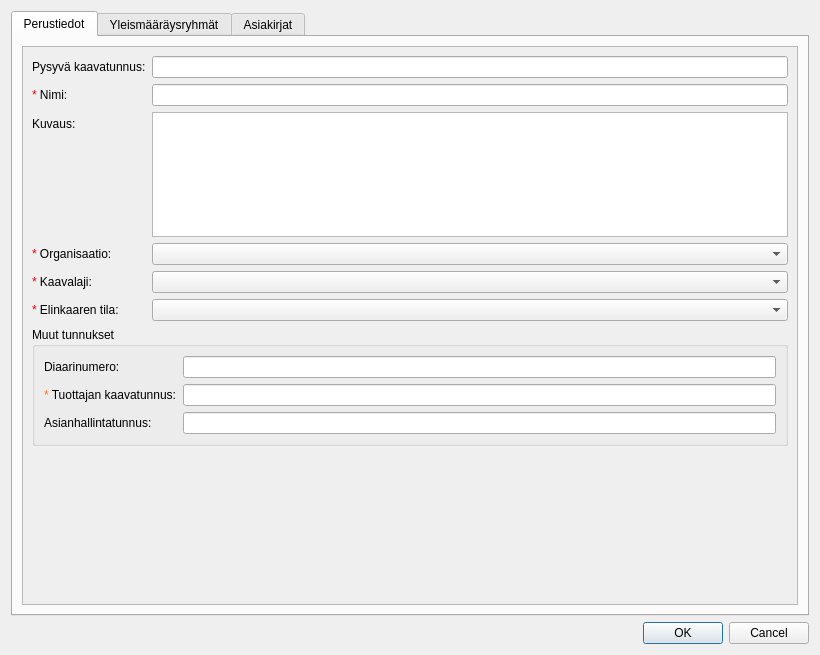
<?xml version="1.0" encoding="UTF-8"?>
<ui version="4.0">
 <class>Dialog</class>
 <widget class="QDialog" name="Dialog">
  <property name="windowModality">
   <enum>Qt::ApplicationModal</enum>
  </property>
  <property name="geometry">
   <rect>
    <x>0</x>
    <y>0</y>
    <width>820</width>
    <height>655</height>
   </rect>
  </property>
  <property name="windowTitle">
   <string>Kaava</string>
  </property>
  <layout class="QVBoxLayout" name="verticalLayout_5">
   <item>
    <widget class="QTabWidget" name="tabWidget">
     <property name="sizePolicy">
      <sizepolicy hsizetype="Expanding" vsizetype="Expanding">
       <horstretch>0</horstretch>
       <verstretch>0</verstretch>
      </sizepolicy>
     </property>
     <property name="currentIndex">
      <number>0</number>
     </property>
     <widget class="QWidget" name="general_info_tab">
      <attribute name="title">
       <string>Perustiedot</string>
      </attribute>
      <layout class="QVBoxLayout" name="verticalLayout_3">
       <property name="leftMargin">
        <number>9</number>
       </property>
       <property name="topMargin">
        <number>9</number>
       </property>
       <property name="rightMargin">
        <number>9</number>
       </property>
       <property name="bottomMargin">
        <number>9</number>
       </property>
       <item>
        <widget class="QScrollArea" name="general_info_scroll_area">
         <property name="sizePolicy">
          <sizepolicy hsizetype="Expanding" vsizetype="Expanding">
           <horstretch>0</horstretch>
           <verstretch>0</verstretch>
          </sizepolicy>
         </property>
         <property name="widgetResizable">
          <bool>true</bool>
         </property>
         <widget class="QWidget" name="scrollAreaWidgetContents">
          <property name="geometry">
           <rect>
            <x>0</x>
            <y>0</y>
            <width>776</width>
            <height>562</height>
           </rect>
          </property>
          <layout class="QVBoxLayout" name="verticalLayout_4">
           <property name="leftMargin">
            <number>9</number>
           </property>
           <property name="rightMargin">
            <number>9</number>
           </property>
           <property name="bottomMargin">
            <number>9</number>
           </property>
           <item>
            <layout class="QFormLayout" name="general_data_layout">
             <item row="0" column="0">
              <widget class="QLabel" name="label">
               <property name="text">
                <string>&lt;html&gt;&lt;head/&gt;&lt;body&gt;&lt;p&gt;Pysyvä kaavatunnus:&lt;/p&gt;&lt;/body&gt;&lt;/html&gt;</string>
               </property>
               <property name="buddy">
                <cstring>permanent_identifier_line_edit</cstring>
               </property>
              </widget>
             </item>
             <item row="0" column="1">
              <widget class="QLineEdit" name="permanent_identifier_line_edit">
               <property name="toolTip">
                <string>Kaava-asian pysyvä kaavatunnus</string>
               </property>
              </widget>
             </item>
             <item row="1" column="0">
              <widget class="QLabel" name="nimiLabel">
               <property name="text">
                <string>&lt;html&gt;&lt;head/&gt;&lt;body&gt;&lt;p&gt;&lt;span style=&quot; color:#ff0000;&quot;&gt;*&lt;/span&gt; Nimi:&lt;/p&gt;&lt;/body&gt;&lt;/html&gt;</string>
               </property>
               <property name="buddy">
                <cstring>name_line_edit</cstring>
               </property>
              </widget>
             </item>
             <item row="1" column="1">
              <widget class="QLineEdit" name="name_line_edit">
               <property name="toolTip">
                <string>Kaava-asian nimi</string>
               </property>
              </widget>
             </item>
             <item row="2" column="0">
              <widget class="QLabel" name="kuvausLabel">
               <property name="text">
                <string>&lt;html&gt;&lt;head/&gt;&lt;body&gt;&lt;p&gt;Kuvaus:&lt;/p&gt;&lt;/body&gt;&lt;/html&gt;</string>
               </property>
               <property name="buddy">
                <cstring>description_text_edit</cstring>
               </property>
              </widget>
             </item>
             <item row="2" column="1">
              <widget class="QTextEdit" name="description_text_edit">
               <property name="maximumSize">
                <size>
                 <width>16777215</width>
                 <height>125</height>
                </size>
               </property>
               <property name="toolTip">
                <string>Kaava-asian kuvaus</string>
               </property>
              </widget>
             </item>
             <item row="3" column="0">
              <widget class="QLabel" name="label_5">
               <property name="text">
                <string>&lt;span style=&quot;color: red;&quot;&gt;*&lt;/span&gt; Organisaatio:</string>
               </property>
              </widget>
             </item>
             <item row="3" column="1">
              <widget class="CodeComboBox" name="organisation_combo_box"/>
             </item>
             <item row="4" column="0">
              <widget class="QLabel" name="tyyppiLabel">
               <property name="text">
                <string>&lt;span style=&quot;color: red;&quot;&gt;*&lt;/span&gt; Kaavalaji:</string>
               </property>
               <property name="buddy">
                <cstring>plan_type_combo_box</cstring>
               </property>
              </widget>
             </item>
             <item row="4" column="1">
              <widget class="HierarchicalCodeComboBox" name="plan_type_combo_box">
               <property name="toolTip">
                <string>Kaava-asian kaavalaji</string>
               </property>
              </widget>
             </item>
             <item row="5" column="0">
              <widget class="QLabel" name="elinkaarenTilaLabel">
               <property name="text">
                <string>&lt;span style=&quot;color: red;&quot;&gt;*&lt;/span&gt; Elinkaaren tila:</string>
               </property>
               <property name="buddy">
                <cstring>lifecycle_status_combo_box</cstring>
               </property>
              </widget>
             </item>
             <item row="5" column="1">
              <widget class="CodeComboBox" name="lifecycle_status_combo_box">
               <property name="toolTip">
                <string>Kaavan elinkaaren tila</string>
               </property>
              </widget>
             </item>
            </layout>
           </item>
           <item>
            <widget class="QgsCollapsibleGroupBox" name="mGroupBox">
             <property name="title">
              <string>Muut tunnukset</string>
             </property>
             <property name="collapsed">
              <bool>true</bool>
             </property>
             <layout class="QFormLayout" name="formLayout_2">
              <item row="0" column="0">
               <widget class="QLabel" name="label_2">
                <property name="text">
                 <string>Diaarinumero:</string>
                </property>
                <property name="buddy">
                 <cstring>record_number_line_edit</cstring>
                </property>
               </widget>
              </item>
              <item row="0" column="1">
               <widget class="QLineEdit" name="record_number_line_edit"/>
              </item>
              <item row="1" column="1">
               <widget class="QLineEdit" name="producers_plan_identifier_line_edit">
                <property name="toolTip">
                 <string>Tuottajan kaavatunnus vaaditaan kaava-asian muodostamiseen ja pysyvän kaavatunnuksen hakemiseen.</string>
                </property>
                <property name="whatsThis">
                 <string/>
                </property>
               </widget>
              </item>
              <item row="1" column="0">
               <widget class="QLabel" name="label_3">
                <property name="toolTip">
                 <string>Tuottajan kaavatunnus vaaditaan kaava-asian muodostamiseen ja pysyvän kaavatunnuksen hakemiseen.</string>
                </property>
                <property name="whatsThis">
                 <string/>
                </property>
                <property name="text">
                 <string>&lt;span style=&quot;color: #FF7518;&quot;&gt;*&lt;/span&gt; Tuottajan kaavatunnus:</string>
                </property>
                <property name="buddy">
                 <cstring>producers_plan_identifier_line_edit</cstring>
                </property>
               </widget>
              </item>
              <item row="2" column="0">
               <widget class="QLabel" name="label_4">
                <property name="text">
                 <string>Asianhallintatunnus:</string>
                </property>
                <property name="buddy">
                 <cstring>matter_management_identifier_line_edit</cstring>
                </property>
               </widget>
              </item>
              <item row="2" column="1">
               <widget class="QLineEdit" name="matter_management_identifier_line_edit"/>
              </item>
             </layout>
            </widget>
           </item>
           <item>
            <spacer name="verticalSpacer_3">
             <property name="orientation">
              <enum>Qt::Vertical</enum>
             </property>
             <property name="sizeHint" stdset="0">
              <size>
               <width>20</width>
               <height>40</height>
              </size>
             </property>
            </spacer>
           </item>
          </layout>
         </widget>
        </widget>
       </item>
      </layout>
     </widget>
     <widget class="QWidget" name="general_regulations_tab">
      <attribute name="title">
       <string>Yleismääräysryhmät</string>
      </attribute>
      <layout class="QVBoxLayout" name="verticalLayout_2">
       <item>
        <widget class="QScrollArea" name="plan_regulation_group_scrollarea">
         <property name="widgetResizable">
          <bool>true</bool>
         </property>
         <widget class="QWidget" name="general_regulation_group_scrollarea_contents">
          <property name="geometry">
           <rect>
            <x>0</x>
            <y>0</y>
            <width>776</width>
            <height>562</height>
           </rect>
          </property>
          <layout class="QVBoxLayout" name="regulations_layout">
           <item>
            <widget class="QPushButton" name="add_general_regulation_group_btn">
             <property name="sizePolicy">
              <sizepolicy hsizetype="Maximum" vsizetype="Fixed">
               <horstretch>0</horstretch>
               <verstretch>0</verstretch>
              </sizepolicy>
             </property>
             <property name="text">
              <string>Lisää yleismääräysryhmä</string>
             </property>
            </widget>
           </item>
           <item>
            <spacer name="verticalSpacer">
             <property name="orientation">
              <enum>Qt::Vertical</enum>
             </property>
             <property name="sizeHint" stdset="0">
              <size>
               <width>20</width>
               <height>40</height>
              </size>
             </property>
            </spacer>
           </item>
          </layout>
         </widget>
        </widget>
       </item>
      </layout>
     </widget>
     <widget class="QWidget" name="documents_tab">
      <attribute name="title">
       <string>Asiakirjat</string>
      </attribute>
      <layout class="QVBoxLayout" name="verticalLayout_8">
       <item>
        <widget class="QScrollArea" name="documents_scroll_area">
         <property name="horizontalScrollBarPolicy">
          <enum>Qt::ScrollBarAsNeeded</enum>
         </property>
         <property name="widgetResizable">
          <bool>true</bool>
         </property>
         <widget class="QWidget" name="documents_scroll_contents">
          <property name="geometry">
           <rect>
            <x>0</x>
            <y>0</y>
            <width>776</width>
            <height>562</height>
           </rect>
          </property>
          <layout class="QVBoxLayout" name="documents_layout">
           <item>
            <widget class="QPushButton" name="add_document_btn">
             <property name="sizePolicy">
              <sizepolicy hsizetype="Maximum" vsizetype="Fixed">
               <horstretch>0</horstretch>
               <verstretch>0</verstretch>
              </sizepolicy>
             </property>
             <property name="text">
              <string>Lisää asiakirja</string>
             </property>
            </widget>
           </item>
           <item>
            <spacer name="verticalSpacer_2">
             <property name="orientation">
              <enum>Qt::Vertical</enum>
             </property>
             <property name="sizeHint" stdset="0">
              <size>
               <width>20</width>
               <height>20</height>
              </size>
             </property>
            </spacer>
           </item>
          </layout>
         </widget>
        </widget>
       </item>
      </layout>
     </widget>
    </widget>
   </item>
   <item>
    <widget class="QDialogButtonBox" name="button_box">
     <property name="orientation">
      <enum>Qt::Horizontal</enum>
     </property>
     <property name="standardButtons">
      <set>QDialogButtonBox::Cancel|QDialogButtonBox::Ok</set>
     </property>
    </widget>
   </item>
  </layout>
 </widget>
 <customwidgets>
  <customwidget>
   <class>QgsCollapsibleGroupBox</class>
   <extends>QGroupBox</extends>
   <header>qgscollapsiblegroupbox.h</header>
   <container>1</container>
  </customwidget>
  <customwidget>
   <class>CodeComboBox</class>
   <extends>QComboBox</extends>
   <header>arho_feature_template.gui.components.code_combobox</header>
  </customwidget>
  <customwidget>
   <class>HierarchicalCodeComboBox</class>
   <extends>QComboBox</extends>
   <header>arho_feature_template.gui.components.code_combobox</header>
  </customwidget>
 </customwidgets>
 <tabstops>
  <tabstop>tabWidget</tabstop>
  <tabstop>general_info_scroll_area</tabstop>
  <tabstop>name_line_edit</tabstop>
  <tabstop>description_text_edit</tabstop>
  <tabstop>plan_type_combo_box</tabstop>
  <tabstop>lifecycle_status_combo_box</tabstop>
 </tabstops>
 <resources/>
 <connections>
  <connection>
   <sender>button_box</sender>
   <signal>accepted()</signal>
   <receiver>Dialog</receiver>
   <slot>accept()</slot>
   <hints>
    <hint type="sourcelabel">
     <x>248</x>
     <y>254</y>
    </hint>
    <hint type="destinationlabel">
     <x>157</x>
     <y>274</y>
    </hint>
   </hints>
  </connection>
  <connection>
   <sender>button_box</sender>
   <signal>rejected()</signal>
   <receiver>Dialog</receiver>
   <slot>reject()</slot>
   <hints>
    <hint type="sourcelabel">
     <x>316</x>
     <y>260</y>
    </hint>
    <hint type="destinationlabel">
     <x>286</x>
     <y>274</y>
    </hint>
   </hints>
  </connection>
 </connections>
</ui>
